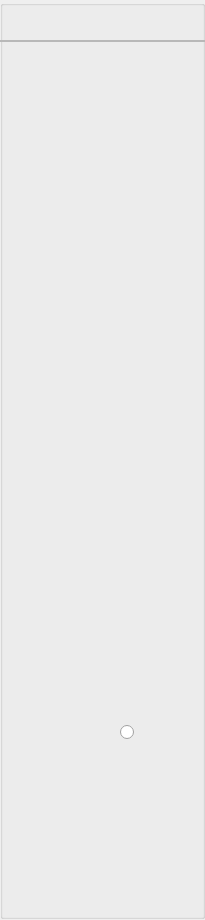
<?xml version="1.0" encoding="UTF-8"?>
<ui version="4.0">
 <class>GBSNaviAI</class>
 <widget class="QWidget" name="GBSNaviAI">
  <property name="geometry">
   <rect>
    <x>0</x>
    <y>0</y>
    <width>205</width>
    <height>920</height>
   </rect>
  </property>
  <property name="windowTitle">
   <string>Form</string>
  </property>
  <widget class="QGroupBox" name="verticalNavi">
   <property name="geometry">
    <rect>
     <x>0</x>
     <y>0</y>
     <width>205</width>
     <height>919</height>
    </rect>
   </property>
   <property name="title">
    <string/>
   </property>
   <widget class="QLabel" name="imgTheme">
    <property name="geometry">
     <rect>
      <x>10</x>
      <y>720</y>
      <width>101</width>
      <height>24</height>
     </rect>
    </property>
    <property name="text">
     <string/>
    </property>
   </widget>
   <widget class="QRadioButton" name="radioButton">
    <property name="geometry">
     <rect>
      <x>120</x>
      <y>720</y>
      <width>72</width>
      <height>24</height>
     </rect>
    </property>
    <property name="text">
     <string/>
    </property>
   </widget>
   <widget class="QLabel" name="imgAvator">
    <property name="geometry">
     <rect>
      <x>10</x>
      <y>780</y>
      <width>48</width>
      <height>48</height>
     </rect>
    </property>
    <property name="text">
     <string/>
    </property>
   </widget>
   <widget class="QLabel" name="lblHelloMessage">
    <property name="geometry">
     <rect>
      <x>70</x>
      <y>780</y>
      <width>76</width>
      <height>17</height>
     </rect>
    </property>
    <property name="font">
     <font>
      <pointsize>12</pointsize>
     </font>
    </property>
    <property name="text">
     <string/>
    </property>
   </widget>
   <widget class="QLabel" name="lblNickName">
    <property name="geometry">
     <rect>
      <x>70</x>
      <y>800</y>
      <width>76</width>
      <height>17</height>
     </rect>
    </property>
    <property name="font">
     <font>
      <pointsize>10</pointsize>
     </font>
    </property>
    <property name="text">
     <string/>
    </property>
   </widget>
   <widget class="QLabel" name="lblNaviTitle">
    <property name="geometry">
     <rect>
      <x>0</x>
      <y>10</y>
      <width>201</width>
      <height>24</height>
     </rect>
    </property>
    <property name="text">
     <string/>
    </property>
   </widget>
   <widget class="QFrame" name="spliteLine">
    <property name="geometry">
     <rect>
      <x>0</x>
      <y>40</y>
      <width>205</width>
      <height>2</height>
     </rect>
    </property>
    <property name="styleSheet">
     <string notr="true">color:green;</string>
    </property>
    <property name="frameShape">
     <enum>QFrame::Shape::StyledPanel</enum>
    </property>
    <property name="frameShadow">
     <enum>QFrame::Shadow::Raised</enum>
    </property>
   </widget>
   <widget class="QWidget" name="verticalLayoutWidget">
    <property name="geometry">
     <rect>
      <x>0</x>
      <y>40</y>
      <width>211</width>
      <height>681</height>
     </rect>
    </property>
    <layout class="QVBoxLayout" name="verticalLayout"/>
   </widget>
  </widget>
 </widget>
 <resources/>
 <connections/>
</ui>
